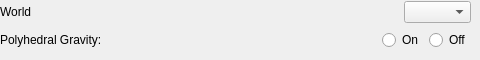
    <widget class="QWidget" name="orbTabZero">
     <attribute name="title">
      <string>Zero</string>
     </attribute>
     <widget class="QWidget" name="verticalLayoutWidget_3">
      <property name="geometry">
       <rect>
        <x>0</x>
        <y>0</y>
        <width>471</width>
        <height>51</height>
       </rect>
      </property>
      <layout class="QVBoxLayout" name="verticalLayout_3">
       <item>
        <layout class="QHBoxLayout" name="horizontalLayout_6">
         <item>
          <widget class="QLabel" name="label_6">
           <property name="text">
            <string>World</string>
           </property>
          </widget>
         </item>
         <item>
          <spacer name="horizontalSpacer_8">
           <property name="orientation">
            <enum>Qt::Horizontal</enum>
           </property>
           <property name="sizeHint" stdset="0">
            <size>
             <width>40</width>
             <height>20</height>
            </size>
           </property>
          </spacer>
         </item>
         <item>
          <widget class="QComboBox" name="orbZeroWorld">
           <property name="minimumSize">
            <size>
             <width>67</width>
             <height>0</height>
            </size>
           </property>
           <property name="maximumSize">
            <size>
             <width>67</width>
             <height>16777215</height>
            </size>
           </property>
          </widget>
         </item>
        </layout>
       </item>
       <item>
        <layout class="QHBoxLayout" name="horizontalLayout_10">
         <item>
          <widget class="QLabel" name="label_39">
           <property name="text">
            <string>Polyhedral Gravity:</string>
           </property>
          </widget>
         </item>
         <item>
          <spacer name="horizontalSpacer_9">
           <property name="orientation">
            <enum>Qt::Horizontal</enum>
           </property>
           <property name="sizeHint" stdset="0">
            <size>
             <width>40</width>
             <height>20</height>
            </size>
           </property>
          </spacer>
         </item>
         <item>
          <widget class="QRadioButton" name="orbZeroPolyGrav_on">
           <property name="text">
            <string>On</string>
           </property>
          </widget>
         </item>
         <item>
          <widget class="QRadioButton" name="orbZeroPolyGrav_off">
           <property name="text">
            <string>Off</string>
           </property>
          </widget>
         </item>
        </layout>
       </item>
      </layout>
     </widget>
    </widget>
